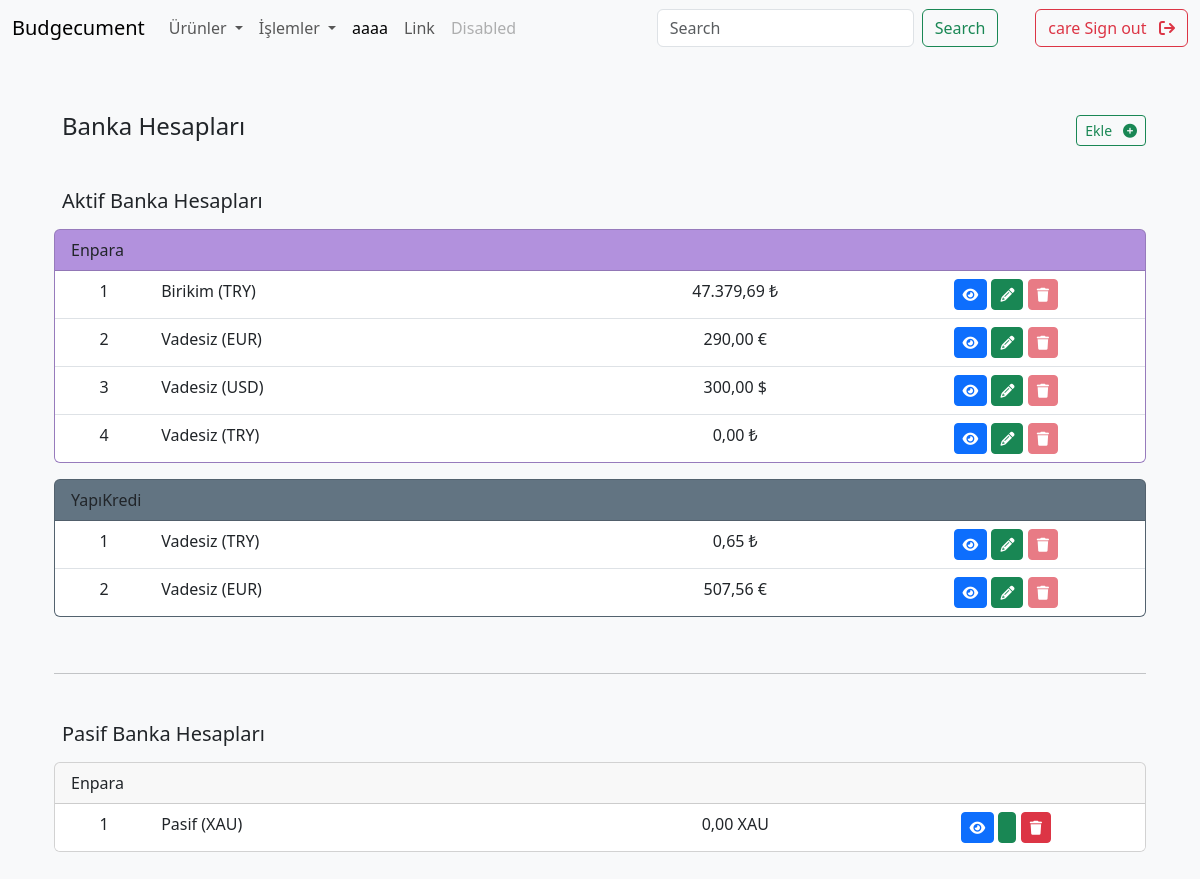
Before: /bank_accounts/ (signed in) with the older database file.
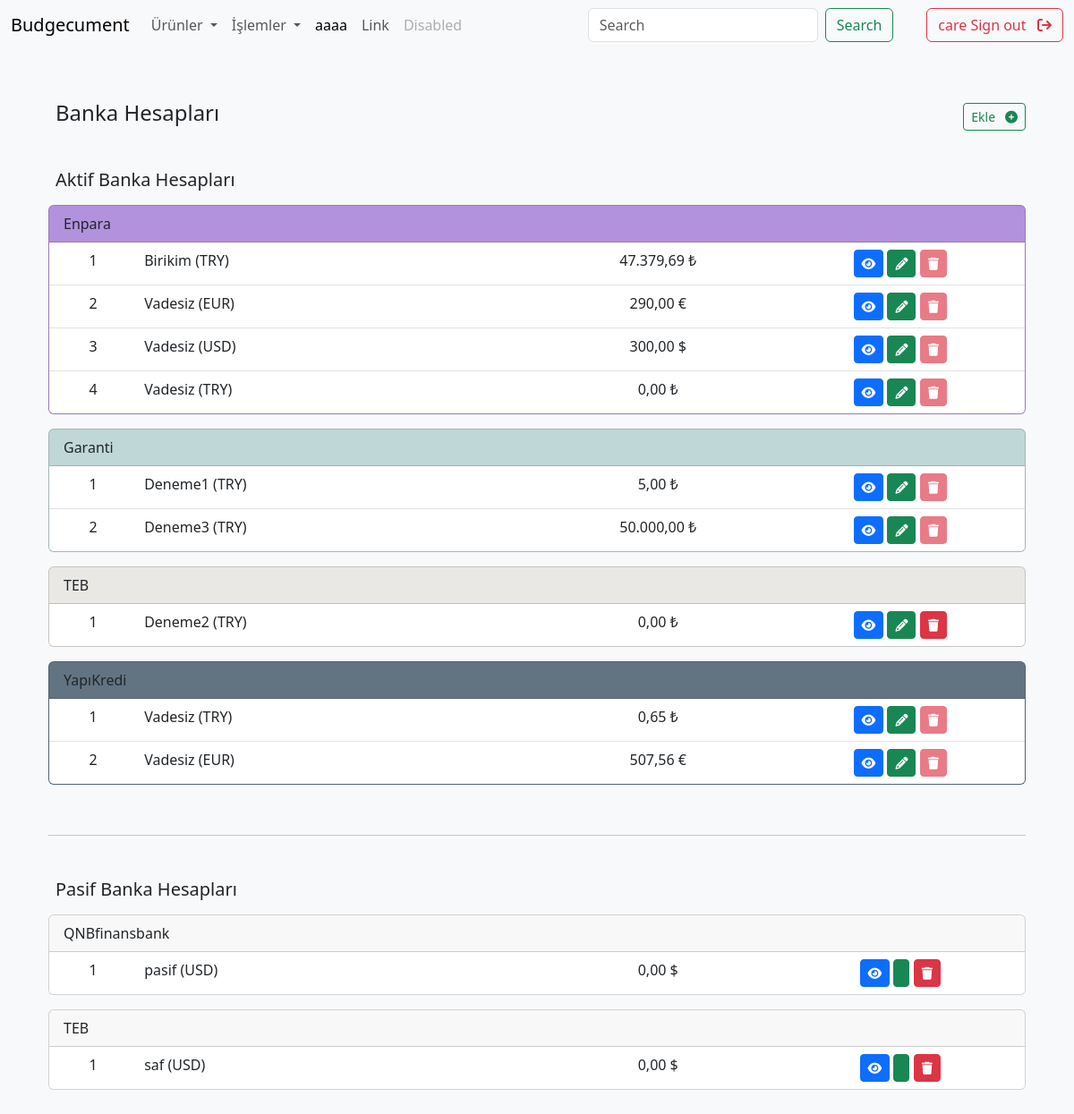
After: the same page with the newer database file.
### apps/common/models.py (models this page shows, shortened)
class BankName(models.Model):
    name = models.CharField(max_length=200)
    color = models.CharField(max_length=7, default="#efefef")
    class Meta:
        verbose_name = "Banka Adı"
        verbose_name_plural = "Banka Adları"

class Currency(models.Model):
    code = models.CharField(max_length=3, unique=True)  # ISO 4217 code
    name = models.CharField(max_length=50)
    symbol = models.CharField(max_length=10)
    class Meta:
        verbose_name = "Para Birimi"
        verbose_name_plural = "Para Birimleri"

### apps/bank_accounts/models.py (models this page shows, shortened)
class BankAccount(models.Model):
    uid = models.UUIDField(default=uuid.uuid4, editable=False, unique=True)
    name = models.CharField(max_length=100)
    bank = models.ForeignKey(BankName, on_delete=models.CASCADE)
    account_holder = models.ForeignKey(AccountHolder, on_delete=models.CASCADE)
    currency = models.ForeignKey(Currency, on_delete=models.CASCADE)
    current_balance = models.DecimalField(max_digits=10, decimal_places=2, default=0.00)
    is_active = models.BooleanField(default=True)
    class Meta:
        verbose_name = "Banka Hesabı"
        verbose_name_plural = "Banka Hesapları"
    @property
    def has_transactions(self):
        return self.transactions.exists() or self.received_transactions.exists()

### apps/bank_accounts/views.py (the view)
# urls.py: path('', views.BankAccountListView.as_view(), name='bank_account_list'),
class BankAccountListView(LoginRequiredMixin, ListView):
    model = BankAccount
    template_name = 'bank_accounts/bank_account_list.html'
    def get_queryset(self):
        account_holder = self.request.user.accountholder
        return BankAccount.objects.filter(account_holder=account_holder).order_by('bank__name')
    def get_context_data(self, **kwargs):
        context = super().get_context_data(**kwargs)
        bank_accounts = self.get_queryset()
        active_accounts = bank_accounts.filter(is_active=True)
        inactive_accounts = bank_accounts.filter(is_active=False)
        grouped_active_accounts = []
        for key, group in groupby(active_accounts, key=lambda x: x.bank):
            grouped_active_accounts.append((key, list(group)))
        grouped_inactive_accounts = []
        for key, group in groupby(inactive_accounts, key=lambda x: x.bank):
            grouped_inactive_accounts.append((key, list(group)))
        context['grouped_active_accounts'] = grouped_active_accounts
        context['grouped_inactive_accounts'] = grouped_inactive_accounts
        return context

### templates/bank_accounts/bank_account_list.html (shortened to what the changed rows need)
{% extends "base.html" %}
{% load crispy_forms_tags %}
{% block content %}
<div class="container">
    <br>
    {% if grouped_active_accounts %}
        {% for bank, accounts in grouped_active_accounts %}
            <div class="card mb-3" style="background-color: {{ bank.color }}">
                <div class="card-header">
                    {{ bank.name }}
                </div>
                <ul class="list-group list-group-flush">
                    {% for account in accounts %}
                            <li class="list-group-item">
                                <div class="row">
                                    <div class="col-sm-1 text-center">{{ forloop.counter }}</div>
                                    <div class="col-sm-5">{{ account.name }} ({{ account.currency.code }})</div>
                                    <div class="col-sm-3 text-center {% if account.current_balance < 0 %}text-danger{% endif %}">
                                        {{ account.current_balance }} {{ account.currency.symbol }}
                                    </div>
                                    <div class="col-sm-3 text-center">
                                        <a class="btn btn-primary btn-sm" href="{% url 'bank_account_detail' uid=account.uid %}">
                                            <i class="fa fa-eye" aria-hidden="true"></i>
                                        </a>
                                        <a class="btn btn-success btn-sm" href="{% url 'bank_account_edit' uid=account.uid %}">
                                            <i class="fas fa-pencil-alt" aria-hidden="true"></i>
                                        </a>
                                        <a href="#"
                                           class="btn btn-danger btn-sm {% if account.current_balance != 0 or account.has_transactions %}disabled{% endif %}"
                                           tabindex="-1"
                                           onclick="showModal('{{ account.uid }}',
                                                              'Bu banka hesabını silmek istediğinize emin misiniz?',
                                                              '{% url 'bank_account_delete' uid=account.uid %}')">
                                            <i class="fa fa-trash" aria-hidden="true"></i>
                                        </a>
                                    </div>
                                </div>
                            </li>
                    {% endfor %}
                </ul>
            </div>
        {% endfor %}
    {% else %}
        <p>Aktif banka hesabı bulunamadı.</p>
    {% endif %}
<br>
<br>
    {% if grouped_inactive_accounts %}
        {% for bank, accounts in grouped_inactive_accounts %}
            <div class="card mb-3">
                <div class="card-header">
                    {{ bank.name }}
                </div>
                <ul class="list-group list-group-flush">
                    {% for account in accounts %}
                            <li class="list-group-item">
                                <div class="row">
                                    <div class="col-sm-1 text-center">{{ forloop.counter }}</div>
                                    <div class="col-sm-5">{{ account.name }} ({{ account.currency.code }})</div>
                                    <div class="col-sm-3 text-center {% if account.current_balance < 0 %}text-danger{% endif %}">
                                        {{ account.current_balance }} {{ account.currency.symbol }}
                                    </div>
                                    <div class="col-sm-3 text-center">
                                        <a class="btn btn-primary btn-sm" href="{% url 'bank_account_detail' uid=account.uid %}">
                                            <i class="fa fa-eye" aria-hidden="true"></i>
                                        </a>
                                        <a class="btn btn-success btn-sm" href="{% url 'bank_account_edit' uid=account.uid %}">
                                        </a>
                                        <a href="#"
                                           class="btn btn-danger btn-sm {% if account.current_balance != 0 or account.has_transactions %}disabled{% endif %}"
                                           tabindex="-1"
                                           onclick="showModal('{{ account.uid }}',
                                                              'Bu banka hesabını silmek istediğinize emin misiniz?',
                                                              '{% url 'bank_account_delete' uid=account.uid %}')">
                                            <i class="fa fa-trash" aria-hidden="true"></i>
                                        </a>
                                    </div>
                                </div>
                            </li>
                    {% endfor %}
                </ul>
            </div>
        {% endfor %}
    {% else %}
        <p>Pasif banka hesabı bulunamadı.</p>
    {% endif %}
</div>
{% endblock %}

Changed rows visible on the page:
no longer on one of the page's lists (row unchanged): BankName: name "Enpara"
removed BankAccount: name "Pasif", currency.code "XAU", current_balance "0,00", currency.symbol "XAU", shown under BankName "Enpara"
now on this page (row unchanged): BankName: name "Garanti", shown under "Aktif Banka Hesapları"
added BankAccount: name "Deneme1", currency.code "TRY", current_balance "5,00", currency.symbol "₺", shown under "Garanti"
added BankAccount: name "Deneme3", currency.code "TRY", current_balance "50.000,00", currency.symbol "₺", shown under "Garanti"
now on this page (row unchanged): BankName: name "TEB"
added BankAccount: name "Deneme2", currency.code "TRY", current_balance "0,00", currency.symbol "₺", shown under "TEB"
now on this page (row unchanged): BankName: name "QNBfinansbank", shown under "Pasif Banka Hesapları"
added BankAccount: name "pasif", currency.code "USD", current_balance "0,00", currency.symbol "$", shown under "QNBfinansbank"
added BankAccount: name "saf", currency.code "USD", current_balance "0,00", currency.symbol "$", shown under "TEB"
